Frame 1 (no input): blank canvas, image omitted
Frame 60 (the mouse pressed at the canvas centre just before this capture): blank canvas, image omitted
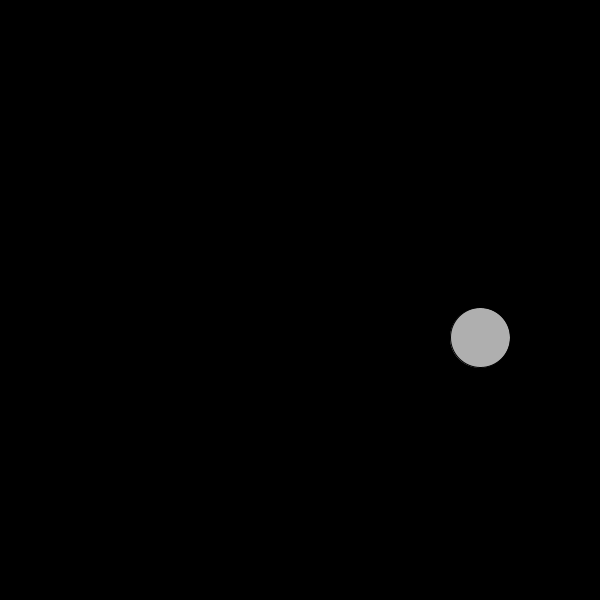
Frame 120 (the mouse held since frame 60 and released just before this capture)

The Processing sketch whose frames 1 and 60 were blank and that drew this single picture after the mouse press (run headless with seeded random() and noise(); from frame 60 on, the mouse is pressed at the canvas centre):

// Processing sketch: bit2atom_180627a
// ── bit2atom_180627a.pde
ArrayList myBall;

void setup() {
  size(600, 600);
  myBall = new ArrayList();
}

void mousePressed() {
  Ball thisBall = new Ball(mouseX, mouseY, 30, 175);
  myBall.add(thisBall);
}

void draw() {
  background(0);
  for (int i = 0; i < myBall.size(); i ++) {
    Ball oneBall = (Ball)myBall.get(i);
    oneBall.run();
  }
  println(myBall.size());
}

// ── Ball.pde
class Ball{
  //Global variables
  float x;
  float y;  
  float speedX = 3;
  float speedY = 5;
  float r =25;
  int colorBall;
  
  //class Constructor
  Ball(float dx, float dy, float _r, int _colorBall){
    x = dx;
    y = dy;
    r = _r;
    colorBall = _colorBall;
  }
  
  //Functions
  void run(){
    move();
    display();
    collision();
    gravity();
  }
  
  void move(){
    x += speedX;
    y += speedY;
  }
  
  void gravity(){
    speedY+=0.2;
  }
  
  void collision(){
    if(x > width-r){
      speedX = speedX * -1;
      x = width-r;
    }
    if(x < r){
      speedX = speedX * -1;
      x = r;
    }
    if(y > height-r){
      speedY = speedY * -1;
      y = height-r;
    }
    if(y < r){
      speedY = speedY * -1;
      y = r;
    }
  }
  
  void display(){
     fill(colorBall);
     ellipse(x, y, r*2, r*2);
     //fill(200);
     //textFont(myFont);
     //textAlign(CENTER,CENTER);
     //text(index+1,x,y);
  }
}
